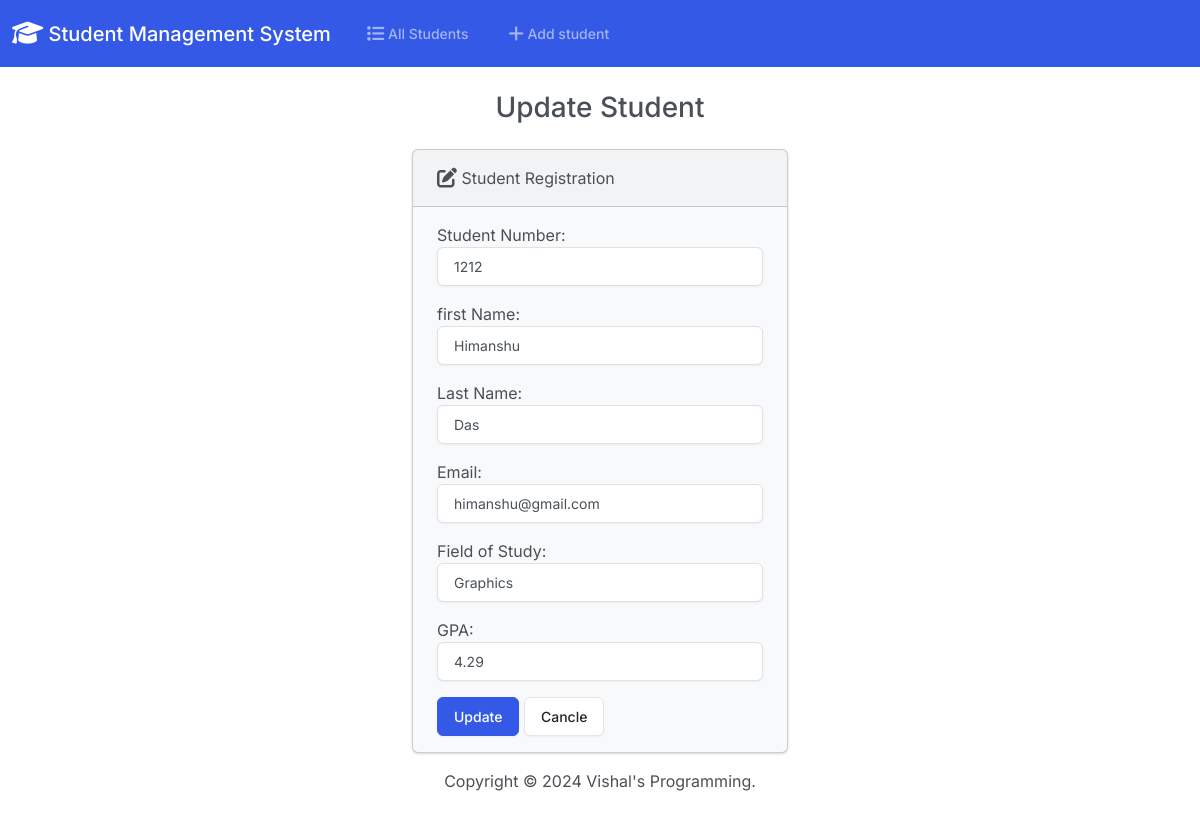
Page /edit/4/ on the committed database.
### students/models.py (models this page shows, shortened)
class Students(models.Model):
    student_number = models.PositiveIntegerField()
    first_name = models.CharField(max_length=50)
    last_name = models.CharField(max_length=50)
    email = models.EmailField(max_length=100)
    field_of_study = models.CharField(max_length=50)
    gpa = models.FloatField()

### students/views.py (the view)
# urls.py: path('edit/<int:id>/', views.edit, name='edit'),
def edit(request, id):
    if request.method == 'POST':
        student = Students.objects.get(pk=id)
        form = StudentForm(request.POST, instance=student)
        if form.is_valid():
            form.save()
            return render(request, 'students/edit.html',{
                'form':form,
                'success':True
            })
    else:
        student = Students.objects.get(pk=id)
        form = StudentForm(instance=student)
    return render(request, 'students/edit.html',{
        'form':form
    })

### students/forms.py
class StudentForm(forms.ModelForm):
    class Meta:
        model = Students
        fields = ['student_number','first_name', 'last_name', 'email','field_of_study', 'gpa']
        labels = {
            'student_number':'Student Number',
            'first_name':'first Name',
            'last_name':'Last Name',
            'email':'Email',
            'field_of_study':'Field of Study',
            'gpa':'GPA'
        }
        widgets = {
            'student_number': forms.NumberInput(attrs={'class':'form-control'}),
            'first_name': forms.TextInput(attrs={'class':'form-control'}),
            'last_name': forms.TextInput(attrs={'class':'form-control'}),
            'email' : forms.EmailInput(attrs={'class':'form-control'}),
            'field_of_study': forms.TextInput(attrs={'class':'form-control'}),
            'gpa':forms.NumberInput(attrs={'class':'form-control'}),
        }

### students/templates/students/edit.html (shortened to what this page needs)
{% extends "students/base.html" %}
{% block body %}
<h3 class="text-center m-4">Update Student</h3>
    {% if success %}
    <div class="alert alert-success" role='alert'>
        The Student updated successfully.
        <a href="{% url 'index' %}" class="alert-link"> Update Student Records</a>
    </div>
    {% else %}
    <div class="row justify-content-center">
        <div class="col-4">
            <div class="card bg-light mb-3">
                <div class="card-header">
                    <i class="fa-solid fa-pen-to-square fa-lg"></i>
                     Student Registration
                </div>
                <div class="card-body">
                    <form method='POST'>
                        {{ form.as_p }}
                        <button type="submit" class='btn btn-primary'>Update</button>
                        <a href="{% url 'index' %}" class="btn btn-secondary">Cancle</a>
                    </form>
                </div>
              </div>
        </div>
    </div>
    {% endif %}
{% endblock %}

### rows in the picture
Students: student_number "1212", first_name "Himanshu", last_name "Das", email "himanshu@gmail.com", field_of_study "Graphics", gpa "4.29"
